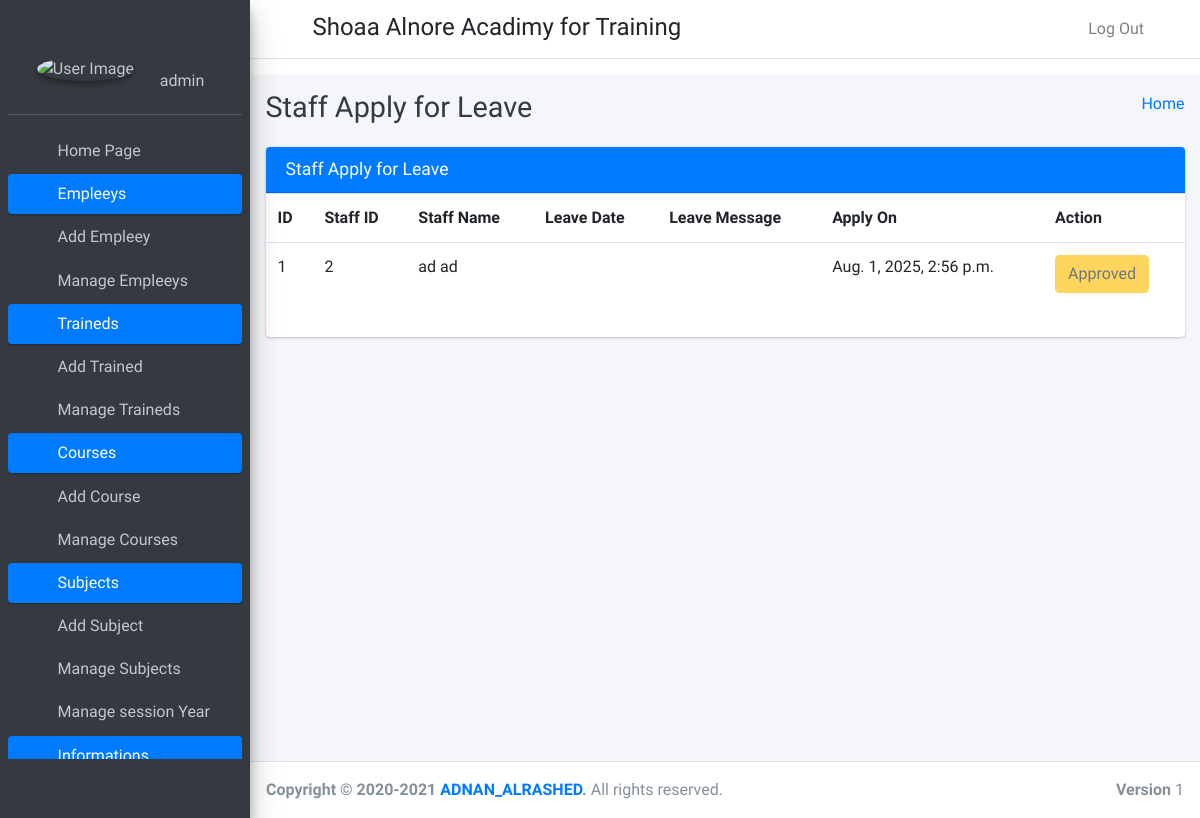
Screenshot of /staff_leave_view (signed in) with the database file from the repository.
### studentApp/models.py (models this page shows)
class CustomUser(AbstractUser):
    user_type_data = ((1,'HOD'),(2,'Staff'),(3,'Student'))
    user_type = models.CharField(default=1,choices=user_type_data,max_length=10)

class LeaveReportStaff(models.Model):
    id = models.AutoField(primary_key=True)
    staff_id = models.ForeignKey(Staffs,on_delete=models.CASCADE)
    leave_date = models.CharField(max_length=255)
    leave_message = models.TextField()
    leave_status = models.IntegerField(default=0)
    created_at = models.DateTimeField(auto_now_add=True)
    updated_at = models.DateTimeField(auto_now_add=True)
    objects = models.Manager()

class Staffs(models.Model):
    id = models.AutoField(primary_key=True)
    admin = models.OneToOneField(CustomUser,on_delete=models.CASCADE)
    address = models.TextField()
    created_at = models.DateTimeField(auto_now_add=True)
    updated_at = models.DateTimeField(auto_now_add=True)
    objects = models.Manager()

### studentApp/HodViews.py (the view)
# urls.py: path('staff_leave_view',HodViews.staff_leave_view, name='staff_leave_view'),
def staff_leave_view(request):
    leaves =  LeaveReportStaff.objects.all()
    return render(request ,"hod_template/staff_leave_view.html",{"leaves":leaves})

### studentApp/LoginCheckMiddleWare.py (called while the page is built, shortened)
    def process_view(self,request,view_func,view_args,view_kwargs):
        modulename = view_func.__module__
        user = request.user
        if user.is_authenticated:
            if user.user_type == '1':
                if modulename == 'studentApp.HodViews':
                    pass
                elif modulename == 'studentApp.views' or modulename == "django.views.static":
                    pass
                else:
                    return HttpResponseRedirect(reverse('admin_home'))
            else:
                return HttpResponseRedirect(reverse('show_login'))
        else:
            if request.path == reverse('show_login') or request.path == reverse('do_login') or modulename == "django.contrib.auth.views":
                pass
            else:
                return HttpResponseRedirect(reverse('show_login'))

### studentApp/templates/hod_template/staff_leave_view.html
{% extends 'hod_template/base_template.html' %}
{% block page_title %}
Staff Apply for Leave
{% endblock page_title %}
{% block main_content %}
    <section class="content">
      <div class="container-fluid">
       <div class="row">
          <div class="col-md-12">
            <div class="card card-primary">
              <div class="card-header">
                <h3 class="card-title">Staff Apply for Leave</h3>
              </div>
              <div class="table">
                <table class="table">
                  <tr>
                    <th>ID</th>
                    <th>Staff ID</th>
                    <th>Staff Name</th>
                    <th>Leave Date</th>
                    <th>Leave Message</th>
                    <th>Apply On</th>
                    <th>Action</th>
                  </tr>
                  {% for leave in leaves %}
                  <tr>
                    <td>{{ leave.id }}</td>
                    <td>{{ leave.staff_id.admin.id }}</td>
                    <td>{{ leave.staff_id.admin.first_name }} {{ leave.staff_id.admin.last_name }}</td>
                    <td>{{ leave.leave_date }}</td>
                    <td>{{ leave.leave_message }}</td>
                    <td>{{ leave.created_at }}</td>
                    <td>
                      {% if leave.leave_status == 0 %}
                      <a href="{% url 'staff_approve_leave' leave_id=leave.id %}" class="btn btn-success">Approve</a>
                      <a class="btn btn-danger" href="{% url 'staff_disapprove_leave' leave_id=leave.id %}">DisApprove</a>
                      {% elif leave.leave_status == 1 %}
                      <button class="btn btn-warning" disabled="disabled" data-toggle="modal" data-target="#reply_modal">Approved</button>
                      {% else %}
                      <button class="btn btn-danger" disabled="disabled" data-toggle="modal" data-target="#reply_modal">DisApproved</button>
                      {% endif %}
                    </td>
                  </tr>
                  {% endfor %}
                </table>
              </div>
            </div>
      </div>
    </section>
    {% endblock main_content %}

### studentApp/templates/hod_template/sidebar_template.html (shortened to what this page needs)
 {% load static %}
 {% load i18n %}
  <aside class="main-sidebar sidebar-dark-primary elevation-4">
    <div class="sidebar">
      <div class="user-panel mt-3 pb-3 mb-3 d-flex">
        <div class="image">
          <img src="{% static 'dist/img/user2-160x160.jpg' %}" class="img-circle elevation-2" alt="User Image">
        </div>
        <div class="info">
          <a href="{% url 'admin_profile' %}" class="d-block">{{ user.username }}</a>
        </div>
      </div>
      <nav class="mt-2">
        <ul class="nav nav-pills nav-sidebar flex-column" data-widget="treeview" role="menu" data-accordion="false">
               <li class="nav-item">
                {% url 'admin_home' as admin_home %}
                  <a href="{{ admin_home }}" class="nav-link {% if request.path == admin_home %} active {% endif %}">
                    <i class="far fa-circle nav-icon"></i>
                    <p>{% trans "Home Page" %}</p>
                  </a>
                </li>
          <li class="nav-item has-treeview menu-open">
            <a href="#" class="nav-link active">
              <i class="nav-icon fas fa-tachometer-alt"></i>
              <p>
                {% trans "Empleeys" %}
                <i class="right fas fa-angle-left"></i>
              </p>
            </a>
            <ul class="nav nav-treeview">
              <li class="nav-item">
              {% url 'add_staff' as add_staff %}
                <a href="{{ add_staff }}" class="nav-link {% if request.path == add_staff %} active {% endif %}">
                  <i class="far fa-circle nav-icon"></i>
                  <p>{% trans "Add Empleey" %}</p>
                </a>
              </li>
              <li class="nav-item">
              {% url 'manage_staff' as manage_staff %}
              {% url 'edit_staff' staff_id=id as edit_staff %}
                <a href="{{ manage_staff }}" class="nav-link {% if request.path == manage_staff %} active {% endif %} {% if request.path == edit_staff %} active {% endif %}">
                  <i class="far fa-circle nav-icon"></i>
                  <p>{% trans "Manage Empleeys" %}</p>
                </a>
              </li>
            </ul>
          </li>
         <li class="nav-item has-treeview menu-open">
            <a href="#" class="nav-link active">
              <i class="nav-icon fas fa-tachometer-alt"></i>
              <p>
                {% trans "Traineds" %}
                <i class="right fas fa-angle-left"></i>
              </p>
            </a>
            <ul class="nav nav-treeview">
              <li class="nav-item">
              {% url 'add_student' as add_student %}
                <a href="{{ add_student }}" class="nav-link {% if request.path == add_student %} active {% endif %}">
                  <i class="far fa-circle nav-icon"></i>
                  <p>{% trans "Add Trained" %}</p>
                </a>
              </li>
              <li class="nav-item">
              {% url 'manage_student' as manage_student %}
              {% url 'edit_student' student_id=id as edit_student %}
                <a href="{{ manage_student }}" class="nav-link {% if request.path == manage_student %} active {% endif %} {% if request.path == edit_student %} active {% endif %}">
                  <i class="far fa-circle nav-icon"></i>
                  <p>{% trans "Manage Traineds" %}</p>
                </a>
              </li>
            </ul>
          </li>
       <li class="nav-item has-treeview menu-open">
            <a href="#" class="nav-link active">
              <i class="nav-icon fas fa-tachometer-alt"></i>
              <p>
                {% trans "Courses" %}
                <i class="right fas fa-angle-left"></i>
              </p>
            </a>
            <ul class="nav nav-treeview">
              <li class="nav-item">
              {% url 'add_course' as add_course %}
                <a href="{{ add_course }}" class="nav-link {% if request.path == add_course %} active {% endif %}">
                  <i class="far fa-circle nav-icon"></i>
                  <p>{% trans "Add Course" %}</p>
                </a>
              </li>
              <li class="nav-item">
              {% url 'manage_course' as manage_course %}
              {% url 'edit_course' course_id=id as edit_course %}
                <a href="{{ manage_course }}" class="nav-link {% if request.path == manage_course %} active {% endif %} {% if request.path == edit_course %} active {% endif %}">
                  <i class="far fa-circle nav-icon"></i>
                  <p>{% trans "Manage Courses" %}</p>
                </a>
              </li>
            </ul>
          </li>
          <li class="nav-item has-treeview menu-open">
            <a href="#" class="nav-link active">
              <i class="nav-icon fas fa-tachometer-alt"></i>
              <p>
                {% trans "Subjects" %}
                <i class="right fas fa-angle-left"></i>
              </p>
            </a>
            <ul class="nav nav-treeview">
              <li class="nav-item">
              {% url 'add_subject' as add_subject %}
                <a href="{{ add_subject }}" class="nav-link {% if request.path == add_subject %} active {% endif %}">
                  <i class="far fa-circle nav-icon"></i>
                  <p>{% trans "Add Subject" %}</p>
                </a>
              </li>
              <li class="nav-item">
              {% url 'manage_subject' as manage_subject %}
              {% url 'edit_subject' subject_id=id as edit_subject %}
                <a href="{{ manage_subject }}" class="nav-link {% if request.path == manage_subject %} active {% endif %} {% if request.path == edit_subject %} active {% endif %}">
                  <i class="far fa-circle nav-icon"></i>
                  <p>{% trans "Manage Subjects" %}</p>
                </a>
              </li>
              <li class="nav-item">
                {% url 'manage_session' as manage_session %}
                  <a href="{{ manage_session }}" class="nav-link {% if request.path == manage_session %} active {% endif %} ">
                    <i class="far fa-circle nav-icon"></i>
                    <p>{% trans "Manage session Year" %}</p>
                  </a>
                </li>
            </ul>
          </li>
          <li class="nav-item has-treeview menu-open">
            <a href="#" class="nav-link active">
              <i class="nav-icon fas fa-tachometer-alt"></i>
              <p>
                {% trans "Informations" %}
                <i class="right fas fa-angle-left"></i>
              </p>
            </a>
          </li>
        </ul>
      </nav>
    </div>
  </aside>

### rows the page displays
CustomUser: username "admin"
LeaveReportStaff: id "1", staff_id.admin.id "2", staff_id.admin.first_name "ad", staff_id.admin.last_name "ad", created_at "Aug. 1, 2025, 2:56 p.m.", leave_status "Approved"
